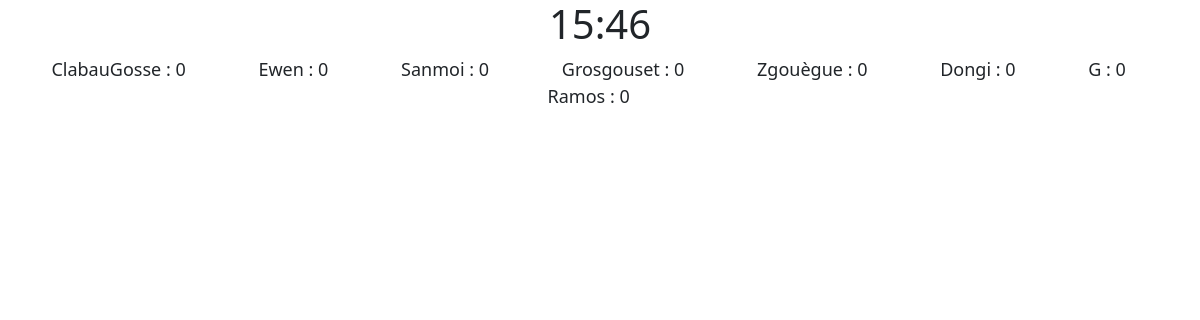
The app's page /score with its own data.
### game/models.py (models this page shows)
class Player(models.Model):
    photo = models.ImageField(upload_to='photo_de_profile/', null=True, blank=True)
    description = models.CharField(max_length=50, null=True, blank=True)
    user = models.OneToOneField(User, on_delete=models.CASCADE)
    def __str__(self) :
        return self.user.username
    def get_total_point(self) :
        return sum([action.point for action in self.action_set.all()])
    def getJSON(self) :
        player_dict = {'name' : self.user.username,
                       'total_point' : self.get_total_point(),
                       'creation_date' : self.user.date_joined,
                       'actions' : []}
        tot = 0
        for action in self.action_set.all() :
            tot += action.point
            player_dict['actions'].append({'date_action' : action.act_date, 'score' : action.point, 'tot_score' : tot})
        return dumps(player_dict, default=json_serial)

### game/views.py (the view)
# urls.py: path('score', views.score, name='score'),
def score(request) :
    player_list = Player.objects.annotate(total_points=Sum('action__point')).order_by('-total_points')
    json_player_list = get_proper_JSON_from_player_list(player_list)
    date = datetime.now()
    return render(request, 'game/global_view_score.html', {'json_player_list' : json_player_list, 'date' : date, 'player_list':player_list})

### game/models.py (called while the page is built)
def json_serial(obj):
    if isinstance(obj, (datetime, date)):
        return obj.isoformat()
    if isinstance(obj, Decimal) :
        return str(obj)
    raise TypeError ("Type %s not serializable" % type(obj))

### game/views.py (called while the page is built, shortened)
def get_proper_JSON_from_player_list(player_list) :
    tableau_final = []
    names = []
    for player in player_list :
        json_player = json.loads(player.getJSON())
        names.append(json_player['name'])
        for action in json_player["actions"] :
            base_ligne = [datetime.fromisoformat(action['date_action'])] + [None]*len(player_list)
            base_ligne[len(names)] = action['tot_score']
            tableau_final.append(base_ligne)
    tableau_final.sort(key= lambda row : row[0])
    tableau_score = [0]*len(names)
    player_list_dict = {'names' : names,
                        'actions' : []}
    return json.dumps(player_list_dict, default=json_serial)

### game/templates/game/global_view_score.html (shortened to what this page needs)
<!DOCTYPE html>
<html>
    <head>
        {% load static %}
        <link href="https://cdn.jsdelivr.net/npm/bootstrap@5.1.3/dist/css/bootstrap.min.css" rel="stylesheet">
    </head>
    <body>
        <div class="container text-center">
            <h1>{{ date|date:"H:i" }}</h1>
            <marquee style="font-size: large;">
            {% for player in player_list %}
                {{player}} : {{player.get_total_point}} &emsp; &emsp; &emsp;
            {% endfor %}
            </marquee>
        </div>
    </body>
</html>

### records on screen
Player: user.username "ClabauGosse", get_total_point "0"
Player: user.username "Ewen", get_total_point "0"
Player: user.username "Sanmoi", get_total_point "0"
Player: user.username "Grosgouset", get_total_point "0"
Player: user.username "Zgouègue", get_total_point "0"
Player: user.username "Dongi", get_total_point "0"
Player: user.username "G", get_total_point "0"
Player: user.username "Ramos", get_total_point "0"
